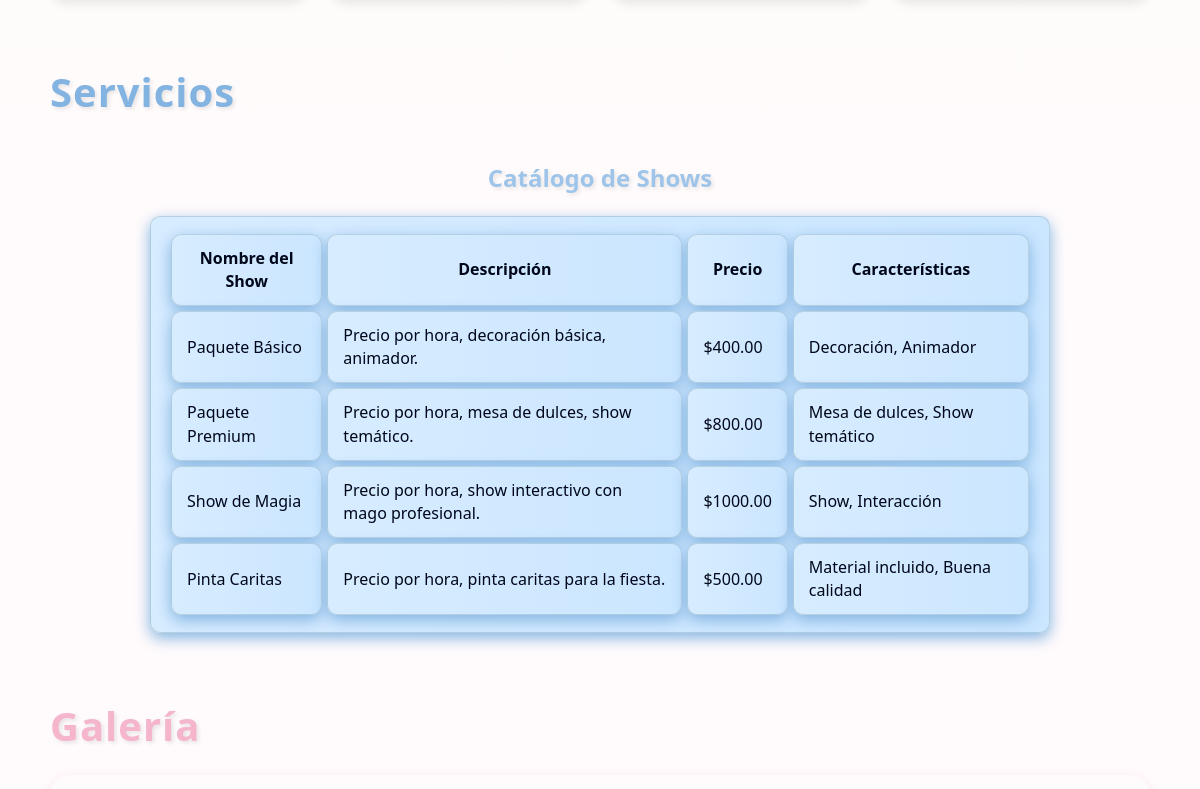
The app's page / (middle part), older data.
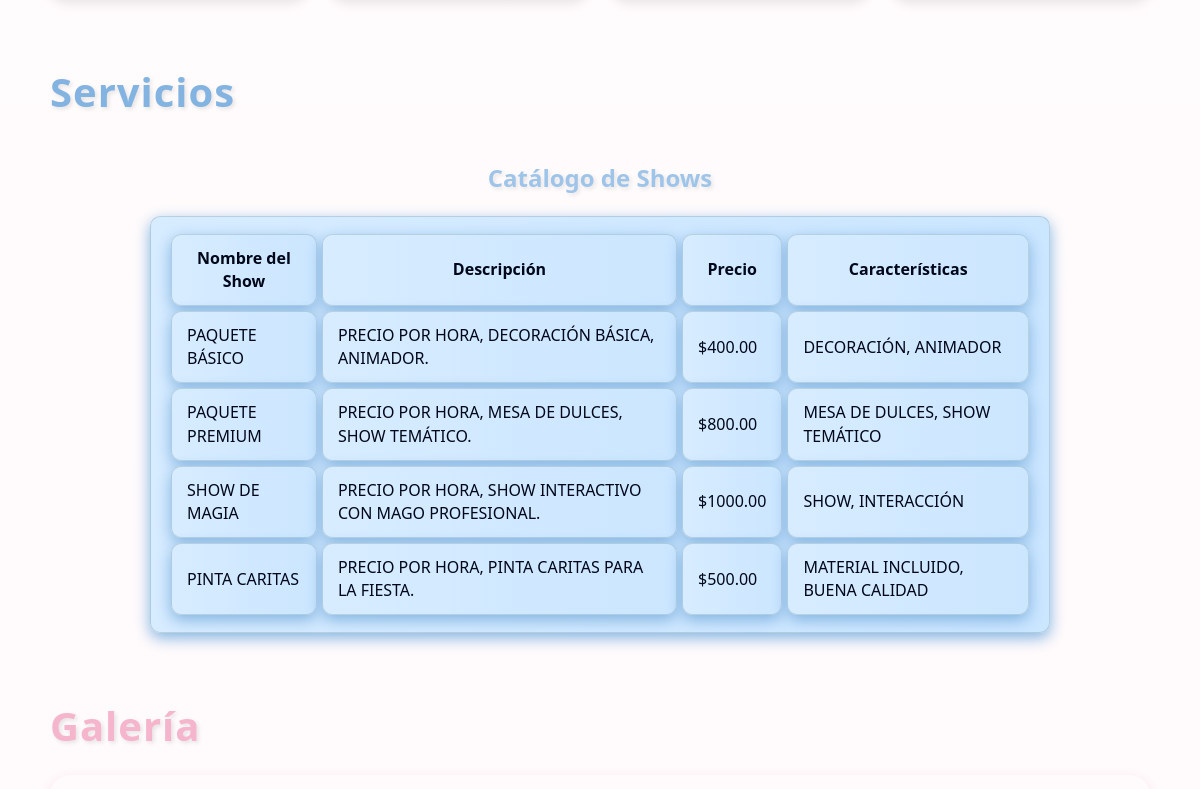
The same page, newer data.
### app/models.py (models this page shows, shortened)
class SHOW(models.Model):
    nombre_show = models.CharField(max_length=100)
    descripcion = models.TextField()
    precio = models.DecimalField(max_digits=8, decimal_places=2)
    caracteristicas = models.TextField(default='NINGUNA')

### app/views.py (the view)
# urls.py: path('', views.inicio, name='inicio'),
def inicio(request):
    shows = SHOW.objects.all()
    return render(request, 'index.html' , {'shows': shows})

### app/templates/index.html (shortened to what this page needs)
<!DOCTYPE html>
<html lang="es" translate="no">
<head>
    {% load static %}
    <link rel="stylesheet" href="{% static 'css/style.css' %}" />
</head>
<body>
    <main>
        <section id="instalaciones" class="section instalaciones wrap">
        </section>
        <section id="servicios" class="section servicios wrap">
        <h2>Servicios</h2>
                <table Border="1" cellpadding="5" cellspacing="0" >
                    <caption><h1>Catálogo de Shows</h1></caption>
                    <thead>
                        <tr>
                            <th>Nombre del Show</th>
                            <th>Descripción</th>
                            <th>Precio</th>
                            <th>Características</th>
                        </tr>
                    </thead>
                    <tbody>
                        {% for show in shows %}
                        <tr>
                            <td>{{ show.nombre_show }}</td>
                            <td>{{ show.descripcion }}</td>
                            <td>${{ show.precio }}</td>
                            <td>{{ show.caracteristicas }}</td>
                        </tr>
                        {% endfor %}
                    </tbody>
                </table>
        </section>
        <section id="galeria" class="section galeria wrap">
            <h2>Galería</h2>
            <div class="carrusel-scroll">
            </div>
        </section>
    </main>
</body>
</html>

### app/static/css/style.css (style rules this page uses)
html { scroll-behavior: smooth; }
:root { --bg: #fffefc; --surface: #fff5fb; --text: #2a2a2a; --muted: #6b6b6b; --accent-1: #2BB39B; --accent-2: #82B3E1; --accent-2-1: #9ec5e9; --accent-3: #F5B5CC; --accent-4: #EB5E5A; --accent-5: #FBB92A; --accent-6: #FAF5EE; --card: #fff; --shadow: 0 6px 18px rgba(42,42,42,0.08); --radius: 14px; --max-width: 1100px; --gap: 1.25rem; --wrap-pad: 1.25rem; }
* { box-sizing:border-box }
html,body { height:100% }
body { margin:0; font-family: "Segoe UI", Roboto, "Helvetica Neue", Arial, sans-serif; background: linear-gradient(180deg,var(--bg),var(--surface)); color:var(--text); -webkit-font-smoothing:antialiased; -moz-osx-font-smoothing:grayscale; line-height:1.45; font-size:16px; }
.wrap { max-width:var(--max-width); margin:0 auto; padding:var(--wrap-pad); }
.section { padding:2rem 0 }
.section h2 { margin:0 0 1rem 0; letter-spacing:1px; color:var(--text); display:inline-block; padding-bottom:0.25rem; }
.section.servicios h2 { text-align: center; font-size: 2.5rem; color: var(--accent-2); text-shadow: 2px 2px 4px rgba(0, 0, 0, 0.1); }
caption { text-align: center; font-size: 1rem; color: #9ec5e9; text-shadow: 2px 2px 4px rgba(0, 0, 0, 0.1); }
table, th, td { margin: auto; border: 1px solid #05353426; padding: 12px 15px; text-align: left; border-radius: 10px; box-shadow: 0 5px 15px var(--accent-2); background: linear-gradient(to right, #d7ecff, #cbe6ff); color: rgb(0, 7, 26); }
table { width: 100%; max-width: 900px; margin: auto; border-collapse: separate; border-spacing: 5px 5px; }
th { text-align: center; }
.section.galeria h2 { text-align: center; font-size: 2.5rem; color: #F5B5CC; text-shadow: 2px 2px 4px rgba(0, 0, 0, 0.1); }
.carrusel-scroll { overflow-x: auto; scroll-snap-type: x mandatory; display: flex; padding: 1rem 0; gap: 1rem; border-radius: 20px; box-shadow: 0 4px 12px rgba(255, 105, 180, 0.2); }

Row changes from the older to the newer data that the page shows:
changed SHOW: nombre_show "Paquete Básico" → "PAQUETE BÁSICO"; descripcion "Precio por hora, decoración básica, animador." → "PRECIO POR HORA, DECORACIÓN BÁSICA, ANIMADOR."; caracteristicas "Decoración, Animador" → "DECORACIÓN, ANIMADOR"
changed SHOW: nombre_show "Paquete Premium" → "PAQUETE PREMIUM"; descripcion "Precio por hora, mesa de dulces, show temático." → "PRECIO POR HORA, MESA DE DULCES, SHOW TEMÁTICO."; caracteristicas "Mesa de dulces, Show temático" → "MESA DE DULCES, SHOW TEMÁTICO"
changed SHOW: nombre_show "Show de Magia" → "SHOW DE MAGIA"; descripcion "Precio por hora, show interactivo con mago profesional." → "PRECIO POR HORA, SHOW INTERACTIVO CON MAGO PROFESIONAL."; caracteristicas "Show, Interacción" → "SHOW, INTERACCIÓN"
changed SHOW: nombre_show "Pinta Caritas" → "PINTA CARITAS"; descripcion "Precio por hora, pinta caritas para la fiesta." → "PRECIO POR HORA, PINTA CARITAS PARA LA FIESTA."; caracteristicas "Material incluido, Buena calidad" → "MATERIAL INCLUIDO, BUENA CALIDAD"
